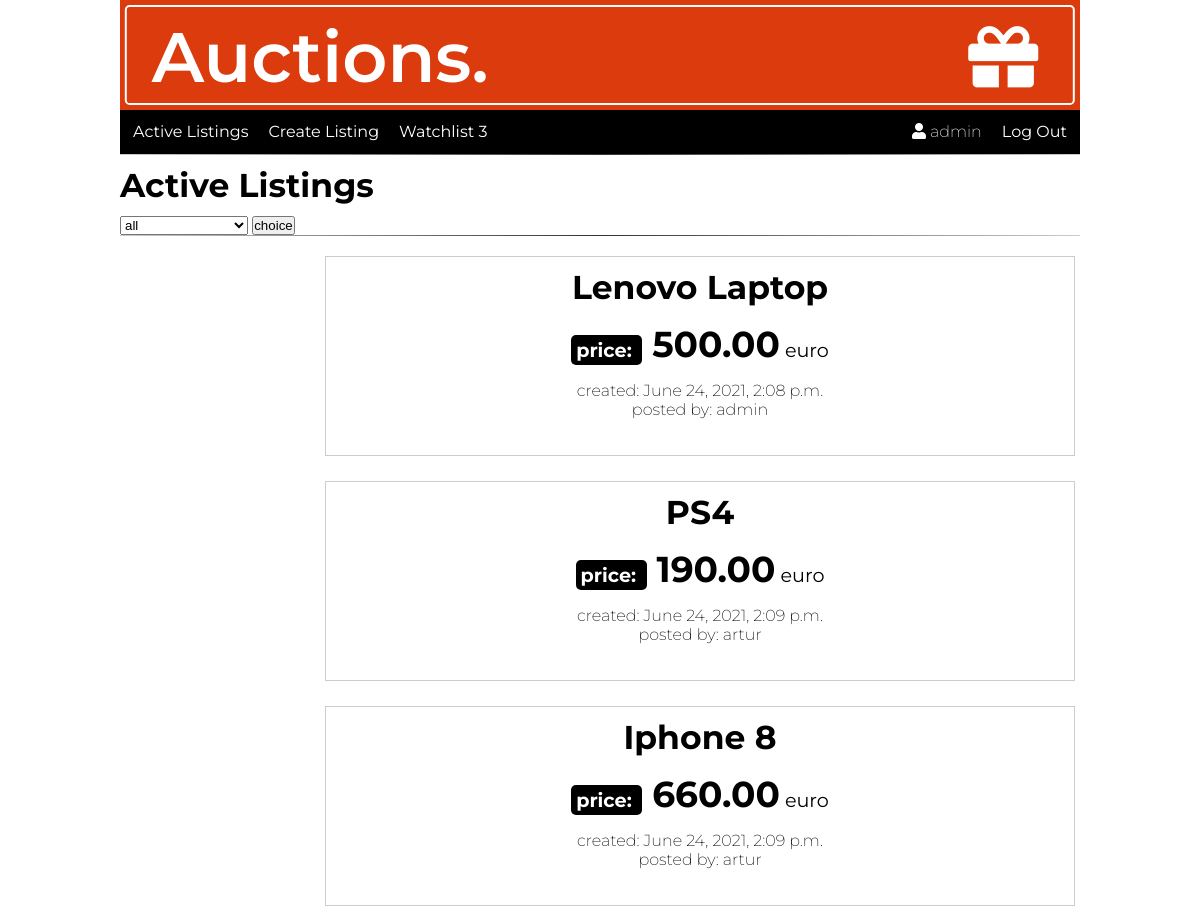
Screenshot of / (signed in) with the database file from the repository.
### auctions/models.py (models this page shows, shortened)
class User(AbstractUser):
    pass

class Auction_listings(models.Model):
    image_url = models.CharField(max_length=1000)
    title = models.CharField(max_length=128)
    description = models.TextField(max_length=200)
    category = models.ForeignKey(Category, on_delete=models.CASCADE)
    price = models.DecimalField(decimal_places=2, max_digits=1000)
    created = models.DateTimeField(default=timezone.now, blank=True)
    author = models.ForeignKey(
        settings.AUTH_USER_MODEL, on_delete=models.CASCADE)
    active = models.BooleanField(default=True)

### auctions/views.py (the view)
# urls.py: path("", views.index, name="index"),
def index(request):
    auctions = Auction_listings.objects.filter(active=True)
    category = Category.objects.all()
    if request.method == "POST":
        choices = request.POST.get('choice')
        if choices == '1':
            auctions = Auction_listings.objects.all()
            return render(request, "auctions/index.html", {
                "auctions": auctions,
                "categories": category,
            })
        if choices != '1':
            print(choices)
            auctions = Auction_listings.objects.filter(category=choices)
            return render(request, "auctions/index.html", {
                "auctions": auctions,
                "categories": category,
            })
    else:
        return render(request, "auctions/index.html", {
            "auctions": auctions,
            "categories": category,
        })

### auctions/context_processors.py (called while the page is built)
def watchlist_all(request):
    watchlist = Watchlist.objects.filter(author=request.user)
    return {'watchlist_all': watchlist}

### auctions/models.py (called while the page is built)
    def __str__(self):
        return self.name

### auctions/templates/auctions/index.html (shortened to what this page needs)
{% extends "auctions/layout.html" %}
{% block body %}
<h2 class="listingsTitle">Active Listings</h2>
<form action="" method="POST">
    <select name="choice">
        {% for category in categories %}
        <option value="{{category.id}}" {% if category.id in choice %} selected {% endif %}>
            {{category}}
        </option>
        {% endfor %}
    </select>
    <input type="submit" value="choice">
</form>
<hr>
<div class="container-fluid">
    {% for auction in auctions %}
    <div class="itemListing">
        <div class="imgItem">
        </div>
        <div class="detailsItem">
            <a href="{% url 'item' auction_id=auction.id %}">
                <h2>{{auction.title}}</h2>
            </a>
            <p><strong>price: </strong> <span>{{auction.price}}</span> euro</p>
            <span>created: {{auction.created}}</span>
            <br>
            <span>posted by: {{auction.author}}</span>
        </div>
    </div>
    {% empty %}
    <p>No auctions in this category</p>
    {% endfor %}
</div>
{% endblock %}

### auctions/templates/auctions/layout.html (shortened to what this page needs)
{% load static %}
<!DOCTYPE html>
<html lang="en">
<head>
    <link rel="stylesheet" href="https://cdnjs.cloudflare.com/ajax/libs/font-awesome/5.15.3/css/all.min.css"
 />
    <link href="{% static 'auctions/styles.css' %}" rel="stylesheet">
</head>
<body>
    <div class="container">
        <div class="logo">
            <div>
                <h1 class="logoText">Auctions. <i class="fas fa-gift"></i></h1>
            </div>
        </div>
        <nav>
            <ul class="nav nav-left">
                <li class="nav-item">
                    <a class="nav-link" href="{% url 'index' %}">Active Listings</a>
                </li>
                {% if user.is_authenticated %}
                <li class="nav-item">
                    <a href="{% url 'create' %}" class="nav-link">Create Listing</a>
                </li>
                <li class="nav-item">
                    <a href="{% url 'watchlist' %}" class="nav-link">Watchlist {{watchlist_all|length}}</a>
                </li>
                {%endif%}
            </ul>
            <ul class="nav nav-right">
                {% if user.is_authenticated %}
                <li class="nav-item user">
                    <i class="fas fa-user"></i>
                    {{ user.username }}
                </li>
                <li class="nav-item">
                    <a class="nav-link" href="{% url 'logout' %}">Log Out</a>
                </li>
                {% endif %}
            </ul>
        </nav>
        <hr>
        {% block body %}
        {% endblock %}
    </div>
</body>
</html>

### auctions/static/auctions/styles.css (style rules this page uses)
* { margin: 0; padding: 0; box-sizing: border-box; }
html { font-family: 'Montserrat', sans-serif; }
.container { width: 80vw; height: 100vh; margin: 0 auto; }
.logo { position: relative; background: #DB3B0D; width: 100%; height: 110px; color: white; }
.logo>div { position: absolute; top: 50%; left: 50%; transform: translate(-50%, -50%); background: #DB3B0D; width: 99%; height: 100px; border: 2px solid white; border-radius: .3rem; }
.logoText { font-size: 70px; padding-left: 25px; font-weight: 600; line-height: 100px; }
.logo h1 i { float: right; margin-right: 35px; line-height: 100px; }
nav { background: black; display: flex; flex-wrap: nowrap; justify-content: space-between; width: 100%; height: 44px; }
.nav { margin-top: 2px; height: 40px; display: flex; }
.nav-left { margin-left: 3px; }
.nav-right { margin-right: 3px; }
.nav-item { background: #000; list-style: none; border-radius: .3rem; transition: .4s; }
.nav-link, .user { color: white; text-decoration: none; padding: 5px 10px; line-height: 40px; }
.user { background: #000 !important; line-height: 30px; font-weight: 200; }
.itemListing { display: flex; justify-content: flex-start; margin-bottom: 5px; padding: 10px 5px; }
.listingsTitle, h2 { margin: 10px 0; font-size: 33px; }
hr { border: 0; margin-bottom: 10px; height: 1px; background: #333; background-image: linear-gradient(to right, #ccc, #333, #ccc); }
p { font-size: 1.2rem; text-align: center; }
.imgItem { min-width: 200px; min-height: 200px; }
.detailsItem { border: 1px solid #ccc; width: 100%; text-align: center; padding: 5px; }
.detailsItem a { text-decoration: none; color: black; }
.detailsItem h2 { margin: 5px 0; }
.detailsItem p { margin: 15px 0; }
.detailsItem p strong { margin-right: 10px; padding: 3px 5px; background: #000; color: white; border-radius: 5px; }
.detailsItem p span { font-size: 36px; font-weight: bold; }
.detailsItem span { font-weight: 200; }

### rows the page displays
User: username "admin"
Auction_listings: title "Lenovo Laptop", price "500.00", created "June 24, 2021, 2:08 p.m.", author "admin"
Auction_listings: title "PS4", price "190.00", created "June 24, 2021, 2:09 p.m.", author "artur"
Auction_listings: title "Iphone 8", price "660.00", created "June 24, 2021, 2:09 p.m.", author "artur"

### other values shown
{{ watchlist_all|length }} "3"
form field choice "all"
